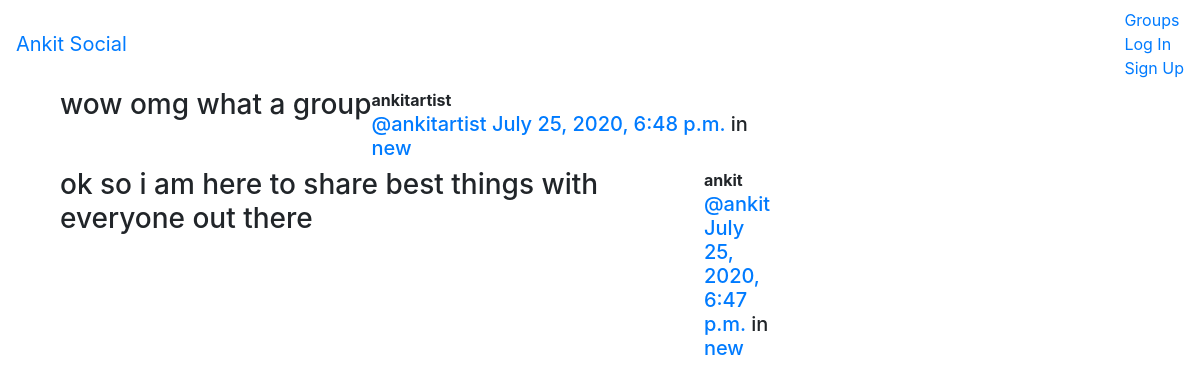
/posts/, run on the app's committed database.
### posts/models.py (models this page shows, shortened)
class Post(models.Model):
    user=models.ForeignKey(User,related_name='posts',on_delete=models.CASCADE)
    created_at=models.DateTimeField(auto_now=True)
    message=models.TextField()
    message_html=models.TextField(editable=False)
    group=models.ForeignKey(Group,related_name='posts',on_delete=models.CASCADE,null=True,blank=True)
    class Meta:
        ordering=['-created_at']   #- sign means decreasing ordering
        unique_together=['user','message']

### groups/models.py (models this page shows, shortened)
class Group(models.Model):
    name=models.CharField(max_length=255,unique=True)
    slug=models.SlugField(allow_unicode=True,unique=True)
    description=models.TextField(blank=True,default='')
    description_html=models.TextField(editable=False,default='',blank=True)
    members=models.ManyToManyField(User,through='GroupMember')
    class Meta:
        ordering=['name']

### posts/views.py (the view)
class PostList(SelectRelatedMixin, generic.ListView):
    model = models.Post
    select_related = ("user", "group")

### posts/templates/posts/post_list.html (shortened to what this page needs)
{% extends "posts/post_base.html" %}
{% block post_content %}
<div class="col-md-8">
	{% for post in post_list %}
  {% include "posts/_post.html" %}
	{% endfor %}
</div>
{% endblock %}

### posts/templates/posts/_post.html (shortened to what this page needs)
<div class="post media">
	<h3>{{ post.message_html|safe }}</h3>
	<div class="media-body">
		<strong>{{ post.user.username }}</strong>
		<h5 class="media-heading">
			<span class="username"><a href="{% url 'posts:for_user' username=post.user.username %}">@{{ post.user.username }}</a></span>
			<time class="time"><a href="{% url 'posts:single' username=post.user.username pk=post.pk %}">{{ post.created_at }}</a></time>
			{% if post.group %}
			<span class="group-name">in <a href="#">{{ post.group.name }}</a></span>
			{% endif %}
		</h5>
	</div>
</div>

### data on the page
Post: message_html "wow omg what a group", user.username "ankitartist", created_at "July 25, 2020, 6:48 p.m.", group.name "new"
Post: message_html "ok so i am here to share best things with everyone out there", user.username "ankit", created_at "July 25, 2020, 6:47 p.m.", group.name "new"
